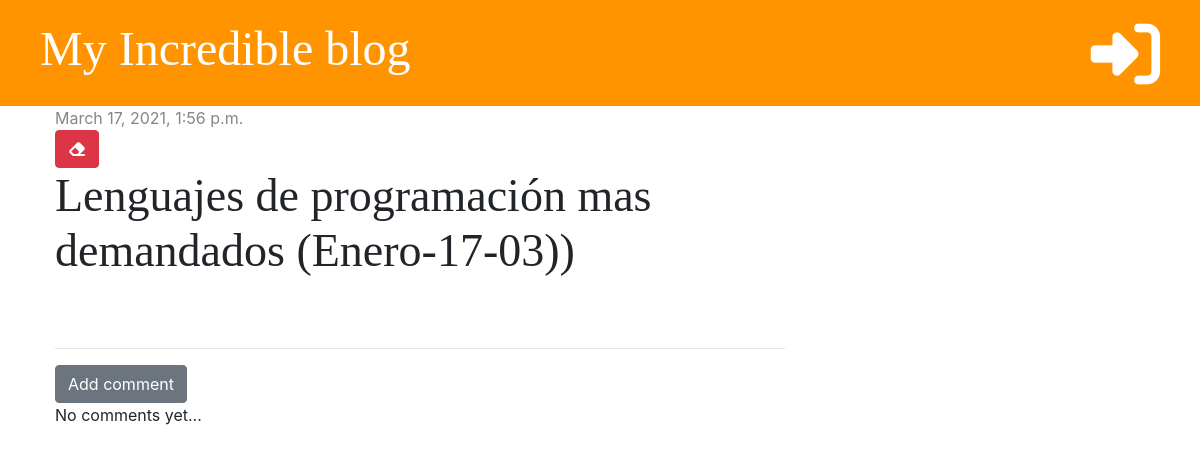
The app's page /post/2/ with its own data.
### blog/models.py (models this page shows, shortened)
class Post(models.Model):
    author = models.ForeignKey('auth.User', on_delete=models.CASCADE)
    title = models.CharField(max_length=200)
    text = models.TextField()
    created_at = models.DateTimeField(default=timezone.now)
    published_date = models.DateTimeField(blank=True, null=True)

### blog/views.py (the view)
# urls.py: path('post/<int:pk>/', views.post_detail, name='post_detail'),
def post_detail(request, pk):
    post = get_object_or_404(Post, pk=pk)
    stuff_for_frontend = {'post': post}
    return render(request, 'blog/post_detail.html', stuff_for_frontend)

### blog/templatetags/markdownify.py (called while the page is built)
@register.filter
def markdown(value):
    renderer = HighlightRenderer()
    markdown = mistune.Markdown(renderer=renderer)
    return markdown(value)

### blog/templates/blog/post_detail.html (shortened to what this page needs)
{% extends 'blog/base.html' %}
{% load markdownify %}
{% block content %}
<div class="post">
    {% if post.published_date %}
    <div class="date">
        {{post.published_date}}
    </div>
    {% else %}
    <a href="{% url 'post_publish' pk=post.pk %}" class="btn btn-primary">Publish</a>
    {% endif %}
    <a href="{% url 'post_delete' pk=post.pk %}" class="btn btn-danger"
        onclick="return confirm('Are you sure you want to delete this post?')"><i class="fas fa-eraser"></i></a>
    <h1>{{post.title}}</h1>
</div>
<hr>
<a href="{% url 'add_comment_to_post' pk=post.pk %}" class="btn btn-secondary">Add comment</a>
{% for comment in post.comments.all %}
{% if user.is_authenticated or comment.approved %}
<div class="comment">
    <div class="date">
        {{comment.created_date}}
    </div>
    {% if not comment.approved and user.is_superuser %}
    <a href="{% url 'comment_approve' pk=comment.pk %}" class="btn"><i class="far fa-check-square"></i></a>
    <a href="{% url 'comment_remove' pk=comment.pk %}" class="btn"><i class="far fa-trash-alt"></i></a>
    {% endif %}
    <strong>{{comment.author}}</strong>
    <p>{{comment.text|markdown|safe}}</p>
</div>
{% endif %}
{% empty %}
<p>No comments yet...</p>
{% endfor %}
{% endblock %}

### blog/static/css/blog.css (style rules this page uses)
h1,h2,h3,h4 { font-family: 'Droid Sans',serif; font-size: 46px; }
.date { color:#868686; }
.post { margin-bottom:70px; }

### records on screen
Post: published_date "March 17, 2021, 1:56 p.m.", title "Lenguajes de programación mas demandados (Enero-17-03))"
